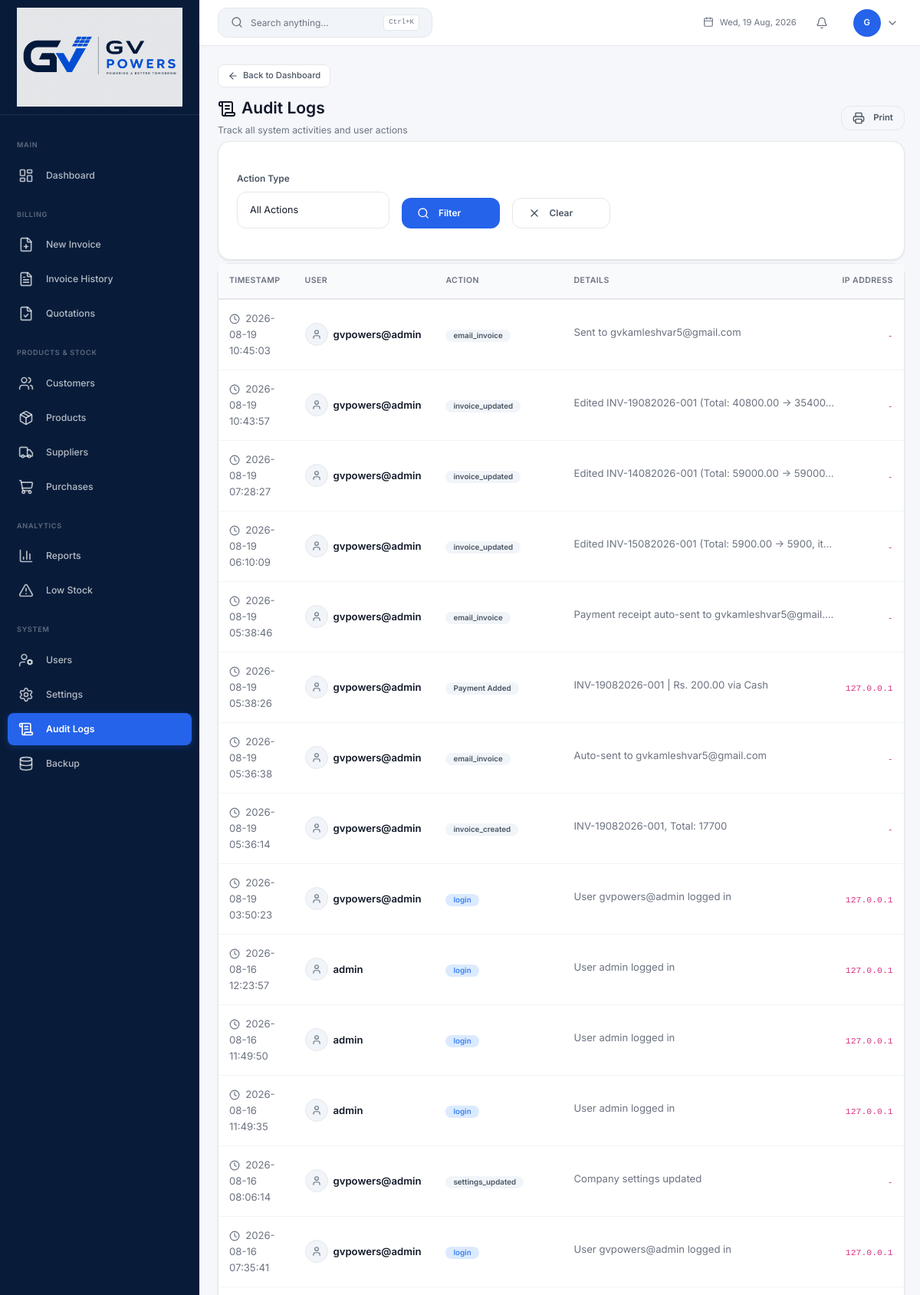
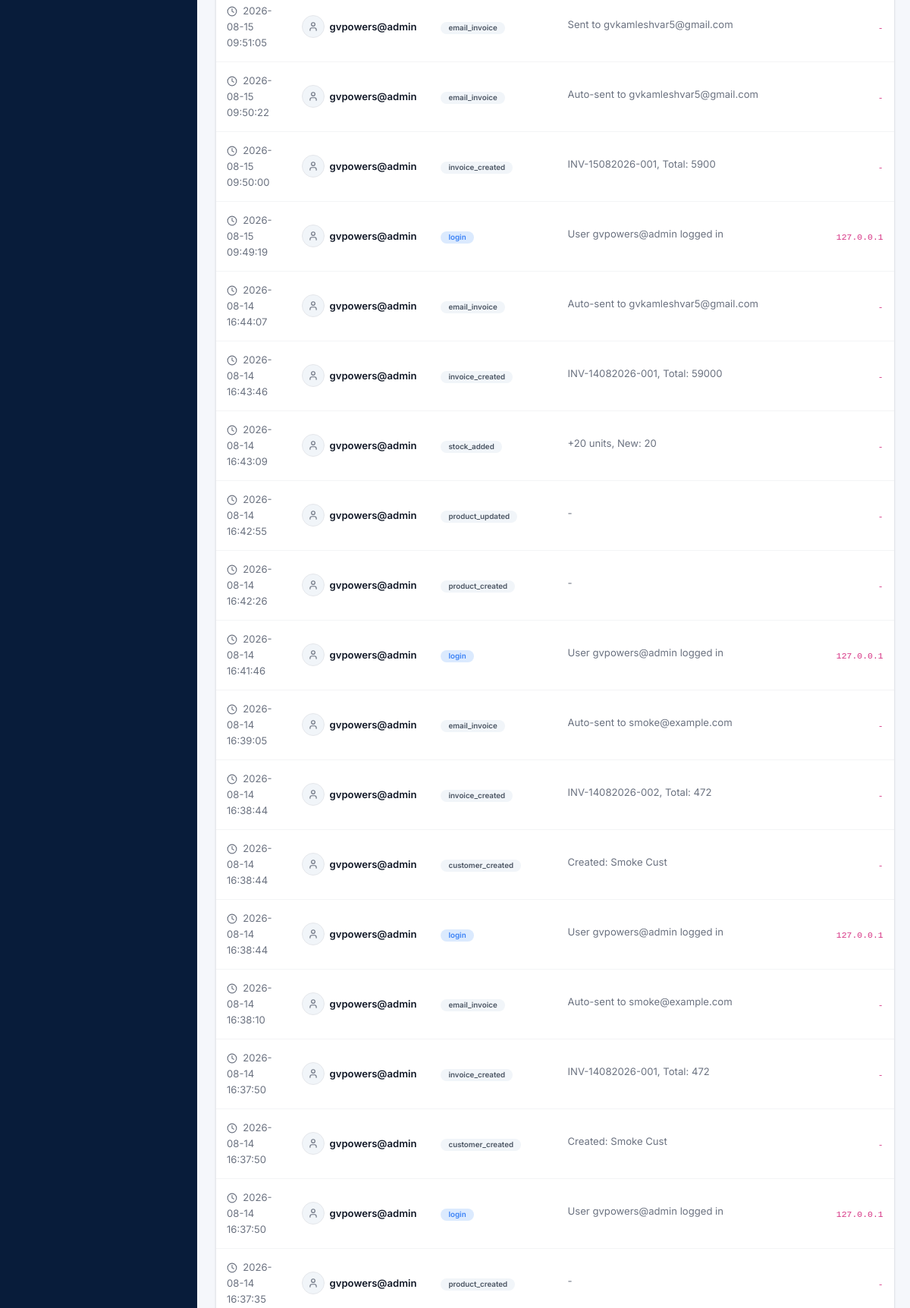
Page /audit-logs (signed in, upper part) on the committed database (2 pictures, top to bottom).
### app.py (models this page shows, shortened)
class User(UserMixin, db.Model):
    __tablename__ = 'users'
    id = db.Column(db.Integer, primary_key=True)
    username = db.Column(db.String(80), unique=True, nullable=False)
    email = db.Column(db.String(120), unique=True, nullable=False)
    password_hash = db.Column(db.String(256), nullable=False)
    full_name = db.Column(db.String(120), nullable=False)
    role = db.Column(db.String(20), default='staff')
    is_active = db.Column(db.Boolean, default=True)
    last_login = db.Column(db.DateTime)
    created_at = db.Column(db.DateTime, default=datetime.utcnow)
    updated_at = db.Column(db.DateTime, default=datetime.utcnow, onupdate=datetime.utcnow)
    @property
    def is_admin(self): return self.role == 'admin'

class AuditLog(db.Model):
    __tablename__ = 'audit_logs'
    id = db.Column(db.Integer, primary_key=True)
    user_id = db.Column(db.Integer, db.ForeignKey('users.id'))
    action = db.Column(db.String(100), nullable=False)
    entity_type = db.Column(db.String(50))
    entity_id = db.Column(db.Integer)
    details = db.Column(db.Text)
    ip_address = db.Column(db.String(45))
    created_at = db.Column(db.DateTime, default=datetime.utcnow)
    user = db.relationship('User', backref='audit_logs')

### app.py (the view)
@app.route('/audit-logs')
@admin_required
def audit_logs():
    page = request.args.get('page', 1, type=int)
    action_filter = request.args.get('action', '').strip()
    q = AuditLog.query
    if action_filter:
        q = q.filter(AuditLog.action.ilike(f'%{action_filter}%'))
    return render_template('admin/audit_logs.html', logs=q.order_by(desc(AuditLog.created_at)).paginate(page=page, per_page=50), action_filter=action_filter)

### app.py (called while the page is built)
def admin_required(f):
    @wraps(f)
    def decorated(*args, **kwargs):
        if not current_user.is_authenticated: flash('Please log in.', 'warning'); return redirect(url_for('login'))
        if not current_user.is_admin: flash('Admin access required.', 'danger'); return redirect(url_for('index'))
        return f(*args, **kwargs)
    return decorated

@app.before_request
def enforce_role_permissions():
    if not current_user.is_authenticated:
        return
    if current_user.is_admin:
        return
    ep = request.endpoint or ''
    if ep in SALES_ENDPOINTS or ep.startswith('static'):
        return
    flash('You do not have permission to access this page.', 'danger')
    return redirect(url_for('dashboard'))

### templates/admin/audit_logs.html (shortened to what this page needs)
{% extends "layouts/admin_layout.html" %}
{% block back_link %}
<a href="{{ url_for('dashboard') }}" class="ih-back-link"><i data-lucide="arrow-left"></i> Back to Dashboard</a>
{% endblock %}
{% block content %}
<div class="d-flex justify-content-between align-items-center mb-4">
  <div>
    <h4 class="mb-1"><i data-lucide="scroll-text" class="me-2"></i>Audit Logs</h4>
    <small class="text-muted">Track all system activities and user actions</small>
  </div>
  <div class="d-flex gap-2">
    <button class="btn btn-outline-secondary btn-sm" onclick="window.print()">
      <i data-lucide="printer" class="me-1"></i> Print
    </button>
  </div>
</div>
<div class="card mb-4">
  <div class="card-body">
    <form method="GET" action="{{ url_for('audit_logs') }}">
      <div class="row g-3 align-items-end">
        <div class="col-md-3">
          <div class="form-group mb-0">
            <label class="form-label">Action Type</label>
            <select class="form-select" name="action">
              <option value="">All Actions</option>
            </select>
          </div>
        </div>
        <div class="col-md-2">
          <button type="submit" class="btn btn-primary w-100">
            <i data-lucide="search" class="me-1"></i> Filter
          </button>
        </div>
        <div class="col-md-2">
          <a href="{{ url_for('audit_logs') }}" class="btn btn-outline-secondary w-100">
            <i data-lucide="x" class="me-1"></i> Clear
          </a>
        </div>
      </div>
    </form>
  </div>
</div>
<div class="card">
  <div class="card-body p-0">
    <div class="table-responsive">
      <table class="table table-hover align-middle mb-0">
        <thead>
          <tr>
            <th class="ps-3">Timestamp</th>
            <th>User</th>
            <th>Action</th>
            <th>Details</th>
            <th class="text-end pe-3">IP Address</th>
          </tr>
        </thead>
        <tbody>
          {% set log_list = logs.items if logs.items is defined and logs.items else logs %}
          {% for log in log_list %}
          <tr>
            <td class="ps-3 text-muted">
              <i data-lucide="clock" style="width:14px;height:14px;" class="me-1"></i>
              {{ log.created_at.strftime('%Y-%m-%d %H:%M:%S') if log.created_at else '-' }}
            </td>
            <td>
              <div class="d-flex align-items-center">
                <div class="rounded-circle bg-gray d-flex align-items-center justify-content-center me-2" style="width:30px;height:30px;flex-shrink:0;border:1px solid var(--border-color);">
                  <i data-lucide="user" class="text-muted" style="width:14px;height:14px;"></i>
                </div>
                <span class="fw-semibold">{{ log.user.username if log.user else 'System' }}</span>
              </div>
            </td>
            <td>
              {% set action = log.action if log.action is defined else '' %}
              <span class="badge {{ 'badge-info' if action in ['create','Create'] else 'badge-warning' if action in ['update','Update','settings','Settings'] else 'badge-danger' if action in ['delete','Delete'] else 'badge-info' if action in ['login','Login','logout','Logout'] else 'badge-success' if action in ['export','Export','backup','Backup'] else 'badge-secondary' }}">
                {{ action }}
              </span>
            </td>
            <td class="text-muted" style="max-width:350px;">
              <span class="text-truncate d-inline-block" style="max-width:340px;">{{ log.details or '-' }}</span>
            </td>
            <td class="text-end pe-3 text-muted">
              <code>{{ log.ip_address or '-' }}</code>
            </td>
          </tr>
          {% endfor %}
        </tbody>
      </table>
    </div>
  </div>
</div>
{% endblock %}

### templates/layouts/admin_layout.html (shortened to what this page needs)
{% extends "base.html" %}
{% block body %}
<div class="app-wrapper">
    <aside class="sidebar" id="sidebar">
        <div class="sidebar-brand">
            <a href="{{ url_for('dashboard') }}" class="brand-icon-link">
                <img src="{{ url_for('static', filename='img/logo/img.png') }}" alt="GV Powers" class="brand-logo">
            </a>
        </div>
        <nav class="sidebar-nav">
            <div class="sidebar-section-title">Main</div>
            <a href="{{ url_for('dashboard') }}" class="nav-link {% if request.endpoint == 'dashboard' %}active{% endif %}" data-tooltip="Dashboard">
                <i data-lucide="layout-dashboard"></i>
                <span class="nav-text">Dashboard</span>
            </a>
            <div class="sidebar-section-title">Billing</div>
            <a href="{{ url_for('new_invoice') }}" class="nav-link {% if request.endpoint == 'new_invoice' %}active{% endif %}" data-tooltip="New Invoice">
                <i data-lucide="file-plus"></i>
                <span class="nav-text">New Invoice</span>
            </a>
            <a href="{{ url_for('invoice_history') }}" class="nav-link {% if request.endpoint in ('invoice_history', 'edit_invoice') %}active{% endif %}" data-tooltip="Invoice History">
                <i data-lucide="file-text"></i>
                <span class="nav-text">Invoice History</span>
            </a>
            {% if current_user.is_admin %}
            <a href="{{ url_for('quotations_list') }}" class="nav-link {% if request.endpoint in ('quotations_list', 'new_quotation', 'quotation_preview') %}active{% endif %}" data-tooltip="Quotations">
                <i data-lucide="file-check"></i>
                <span class="nav-text">Quotations</span>
            </a>
            <div class="sidebar-section-title">Products &amp; Stock</div>
            <a href="{{ url_for('customers_list') }}" class="nav-link {% if request.endpoint in ('customers_list', 'customer_profile', 'customer_ledger') %}active{% endif %}" data-tooltip="Customers">
                <i data-lucide="users"></i>
                <span class="nav-text">Customers</span>
            </a>
            <a href="{{ url_for('products_list') }}" class="nav-link " data-tooltip="Products">
                <i data-lucide="package"></i>
                <span class="nav-text">Products</span>
            </a>
            <a href="{{ url_for('suppliers_list') }}" class="nav-link {% if request.endpoint == 'suppliers_list' %}active{% endif %}" data-tooltip="Suppliers">
                <i data-lucide="truck"></i>
                <span class="nav-text">Suppliers</span>
            </a>
            <a href="{{ url_for('purchases_list') }}" class="nav-link {% if request.endpoint in ('purchases_list', 'purchase_orders') %}active{% endif %}" data-tooltip="Purchases">
                <i data-lucide="shopping-cart"></i>
                <span class="nav-text">Purchases</span>
            </a>
            <div class="sidebar-section-title">Analytics</div>
            {% set report_endpoints = ('reports_page', 'sales_report', 'payments_report', 'outstanding_report', 'gst_report', 'inventory_report', 'profit_report', 'customer_report', 'report_export') %}
            <a href="{{ url_for('reports_page') }}" class="nav-link {% if request.endpoint in report_endpoints %}active{% endif %}" data-tooltip="Reports">
                <i data-lucide="bar-chart-3"></i>
                <span class="nav-text">Reports</span>
            </a>
            <a href="{{ url_for('low_stock_report') }}" class="nav-link {% if request.endpoint == 'low_stock_report' %}active{% endif %}" data-tooltip="Low Stock">
                <i data-lucide="alert-triangle"></i>
                <span class="nav-text">Low Stock</span>
            </a>
            <div class="sidebar-section-title">System</div>
            <a href="{{ url_for('users_list') }}" class="nav-link {% if request.endpoint in ('users_list', 'profile') %}active{% endif %}" data-tooltip="Users">
                <i data-lucide="user-cog"></i>
                <span class="nav-text">Users</span>
            </a>
            <a href="{{ url_for('settings_page') }}" class="nav-link {% if request.endpoint == 'settings_page' %}active{% endif %}" data-tooltip="Settings">
                <i data-lucide="settings"></i>
                <span class="nav-text">Settings</span>
            </a>
            <a href="{{ url_for('audit_logs') }}" class="nav-link {% if request.endpoint == 'audit_logs' %}active{% endif %}" data-tooltip="Audit Logs">
                <i data-lucide="scroll-text"></i>
                <span class="nav-text">Audit Logs</span>
            </a>
            <a href="{{ url_for('backup_page') }}" class="nav-link {% if request.endpoint == 'backup_page' %}active{% endif %}" data-tooltip="Backup">
                <i data-lucide="database"></i>
                <span class="nav-text">Backup</span>
            </a>
            {% endif %}
        </nav>
    </aside>
    <div class="main-content">
        <header class="top-navbar">
            <button class="search-trigger" onclick="openSearch()" type="button">
                <i data-lucide="search" style="width:16px;height:16px;"></i>
                <span class="search-label">Search anything...</span>
                <kbd>Ctrl+K</kbd>
            </button>
            <div class="navbar-date">
                <i data-lucide="calendar" style="width:14px;height:14px;"></i>
                <span id="navDateDisplay"></span>
            </div>
            <div class="dropdown erp-menu" id="notificationBell" data-erp-menu>
                <button class="btn btn-link text-decoration-none position-relative p-1 erp-menu__trigger" data-erp-trigger aria-expanded="false" style="height:34px;width:34px;border-radius:10px;">
                    <i data-lucide="bell" style="width:20px;height:20px;color:var(--text-muted);"></i>
                </button>
            </div>
            <div class="dropdown erp-menu" data-erp-menu>
                <button class="user-dropdown erp-menu__trigger" data-erp-trigger aria-expanded="false" style="gap:.5rem;height:auto;width:auto;border-radius:12px;padding:.35rem .5rem;border:1px solid transparent;">
                    <div class="user-avatar">{{ current_user.full_name[0] }}</div>
                    <i data-lucide="chevron-down" style="width:16px;height:16px;color:var(--text-muted);"></i>
                </button>
            </div>
        </header>
        <div class="page-content">
            {% block back_link %}{% endblock %}
            {% block content %}{% endblock %}
        </div>
    </div>
</div>
{% endblock %}

### static/css/erp-menu.css (style rules this page uses)
.erp-menu { position: relative; display: inline-flex; }
.erp-menu__trigger { width: 34px; height: 34px; border-radius: 10px; display: inline-flex; align-items: center; justify-content: center; border: 1px solid transparent; background: transparent; color: var(--text-muted, #6b7280); cursor: pointer; transition: background .15s, color .15s, border-color .15s, transform .1s; flex-shrink: 0; }

### rows in the picture
User: full_name "G"
AuditLog: created_at "2026-08-19 10:45:03", user "gvpowers@admin", action "email_invoice", details "Sent to gvkamleshvar5@gmail.com", ip_address "-"
AuditLog: created_at "2026-08-19 10:43:57", user "gvpowers@admin", action "invoice_updated", details "Edited INV-19082026-001 (Total: 40800.00 -> 35400…", ip_address "-"
AuditLog: created_at "2026-08-19 07:28:27", user "gvpowers@admin", action "invoice_updated", details "Edited INV-14082026-001 (Total: 59000.00 -> 59000…", ip_address "-"
AuditLog: created_at "2026-08-19 06:10:09", user "gvpowers@admin", action "invoice_updated", details "Edited INV-15082026-001 (Total: 5900.00 -> 5900, it…", ip_address "-"
AuditLog: created_at "2026-08-19 05:38:46", user "gvpowers@admin", action "email_invoice", details "Payment receipt auto-sent to gvkamleshvar5@gmail.…", ip_address "-"
AuditLog: created_at "2026-08-19 05:38:26", user "gvpowers@admin", action "Payment Added", details "INV-19082026-001 | Rs. 200.00 via Cash", ip_address "127.0.0.1"
AuditLog: created_at "2026-08-19 05:36:38", user "gvpowers@admin", action "email_invoice", details "Auto-sent to gvkamleshvar5@gmail.com", ip_address "-"
AuditLog: created_at "2026-08-19 05:36:14", user "gvpowers@admin", action "invoice_created", details "INV-19082026-001, Total: 17700", ip_address "-"
AuditLog: created_at "2026-08-19 03:50:23", user "gvpowers@admin", action "login", details "User gvpowers@admin logged in", ip_address "127.0.0.1"
AuditLog: created_at "2026-08-16 12:23:57", user "admin", action "login", details "User admin logged in", ip_address "127.0.0.1"
AuditLog: created_at "2026-08-16 11:49:50", user "admin", action "login", details "User admin logged in", ip_address "127.0.0.1"
AuditLog: created_at "2026-08-16 11:49:35", user "admin", action "login", details "User admin logged in", ip_address "127.0.0.1"
AuditLog: created_at "2026-08-16 08:06:14", user "gvpowers@admin", action "settings_updated", details "Company settings updated", ip_address "-"
AuditLog: created_at "2026-08-16 07:35:41", user "gvpowers@admin", action "login", details "User gvpowers@admin logged in", ip_address "127.0.0.1"
AuditLog: created_at "2026-08-15 09:51:05", user "gvpowers@admin", action "email_invoice", details "Sent to gvkamleshvar5@gmail.com", ip_address "-"
AuditLog: created_at "2026-08-15 09:50:22", user "gvpowers@admin", action "email_invoice", details "Auto-sent to gvkamleshvar5@gmail.com", ip_address "-"
AuditLog: created_at "2026-08-15 09:50:00", user "gvpowers@admin", action "invoice_created", details "INV-15082026-001, Total: 5900", ip_address "-"
AuditLog: created_at "2026-08-15 09:49:19", user "gvpowers@admin", action "login", details "User gvpowers@admin logged in", ip_address "127.0.0.1"
AuditLog: created_at "2026-08-14 16:44:07", user "gvpowers@admin", action "email_invoice", details "Auto-sent to gvkamleshvar5@gmail.com", ip_address "-"
AuditLog: created_at "2026-08-14 16:43:46", user "gvpowers@admin", action "invoice_created", details "INV-14082026-001, Total: 59000", ip_address "-"
AuditLog: created_at "2026-08-14 16:43:09", user "gvpowers@admin", action "stock_added", details "+20 units, New: 20", ip_address "-"
AuditLog: created_at "2026-08-14 16:42:55", user "gvpowers@admin", action "product_updated", details "-", ip_address "-"
AuditLog: created_at "2026-08-14 16:42:26", user "gvpowers@admin", action "product_created", details "-", ip_address "-"
AuditLog: created_at "2026-08-14 16:41:46", user "gvpowers@admin", action "login", details "User gvpowers@admin logged in", ip_address "127.0.0.1"
AuditLog: created_at "2026-08-14 16:39:05", user "gvpowers@admin", action "email_invoice", details "Auto-sent to smoke@example.com", ip_address "-"
AuditLog: created_at "2026-08-14 16:38:44", user "gvpowers@admin", action "invoice_created", details "INV-14082026-002, Total: 472", ip_address "-"
AuditLog: created_at "2026-08-14 16:38:44", user "gvpowers@admin", action "customer_created", details "Created: Smoke Cust", ip_address "-"
AuditLog: created_at "2026-08-14 16:38:44", user "gvpowers@admin", action "login", details "User gvpowers@admin logged in", ip_address "127.0.0.1"
AuditLog: created_at "2026-08-14 16:38:10", user "gvpowers@admin", action "email_invoice", details "Auto-sent to smoke@example.com", ip_address "-"
AuditLog: created_at "2026-08-14 16:37:50", user "gvpowers@admin", action "invoice_created", details "INV-14082026-001, Total: 472", ip_address "-"
AuditLog: created_at "2026-08-14 16:37:50", user "gvpowers@admin", action "customer_created", details "Created: Smoke Cust", ip_address "-"
AuditLog: created_at "2026-08-14 16:37:50", user "gvpowers@admin", action "login", details "User gvpowers@admin logged in", ip_address "127.0.0.1"
AuditLog: created_at "2026-08-14 16:37:35", user "gvpowers@admin", action "product_created", details "-", ip_address "-"
